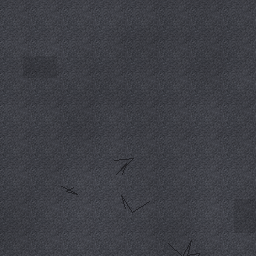
#> input picture assets/tex/asphalt.png, 256 x 256 px, given in place of gravel_05.png, which was not available
$ python gen_city.py ../assets/tex/asphalt.png
#> lines starting #> are read from the running program, lines starting #| are printed output that depends on the picture
# -*- coding: utf-8 -*-
"""Текстуры города из фотоматериалов: стены, окна, двери, асфальт, крыши.

Раньше весь город был нарисован кодом в разрешении 64 точки на секцию фасада — отсюда «мыло»
и кирпичи размером с подушку.  Здесь те же текстуры (с теми же именами) собираются заново,
вчетверо подробнее, из фотографий настоящих материалов в стиле игр конца 90-х:

  * стены, окна и двери — библиотека Classic64 (Craig Snedeker, CC0) из сборника
    github.com/M3-org/retro3d-assets;
  * разметка дорог, стеклянные фасады, витрины и вывески дорисовываются кодом.

    python tools/gen_city.py fetch      # скачать исходные материалы в .cache/model_src/m3 (git)
    python tools/gen_city.py            # собрать текстуры в assets/tex
    python tools/gen_city.py --sheet out.png

Список собранных файлов пишется в assets/tex/_photo.json: tools/gen_textures.py эти имена не трогает.
Игре исходники не нужны — она читает готовые PNG.
"""
import json
import math
import os
import subprocess
import sys

import numpy as np
from PIL import Image, ImageDraw, ImageFilter

sys.path.insert(0, os.path.dirname(os.path.abspath(__file__)))

ROOT = os.path.dirname(os.path.dirname(os.path.abspath(__file__)))
SRC = os.path.join(ROOT, '.cache', 'model_src', 'm3')
OUT = os.path.join(ROOT, 'assets', 'tex')
MANIFEST = os.path.join(OUT, '_photo.json')
REPO = 'https://github.com/M3-org/retro3d-assets'
FOLDERS = ['Bricks', 'Concrete', 'Doors', 'Windows', 'Walls', 'Roof', 'Road', 'Ground', 'Metal', 'Tiles', 'Wood',
           'Industrial', 'Misc', 'Nature']

BAY_W, FLOOR_H, GF_H = 3.5, 3.2, 4.0            # как в game/city.py
T = 256                                         # точек на секцию фасада
written = []
windows = {}                                    # имя фасада -> окна (в долях секции), для ночных огней


# ---------------------------------------------------------------------------
# инструменты
# ---------------------------------------------------------------------------
def fetch():
    if os.path.isdir(os.path.join(SRC, 'Bricks')):
        return
    os.makedirs(os.path.dirname(SRC), exist_ok=True)
    subprocess.check_call(['git', 'clone', '-q', '--filter=blob:none', '--no-checkout', '--depth', '1', REPO, SRC])
    subprocess.check_call(['git', 'sparse-checkout', 'init', '--no-cone'], cwd=SRC)
    subprocess.check_call(['git', 'sparse-checkout', 'set'] + ['/%s/Materials/' % f for f in FOLDERS], cwd=SRC)
    subprocess.check_call(['git', 'checkout', '-q'], cwd=SRC)


_cache = {}


def src(name):
    """Исходная картинка: 'Bricks/brick_red_02.jpg' -> массив RGB (float)."""
    a = _cache.get(name)
    if a is None:
        folder, fname = name.split('/')
        a = np.asarray(Image.open(os.path.join(SRC, folder, 'Materials', fname)).convert('RGB'), np.float32)
        _cache[name] = a
    return a.copy()


def img(a):
    return Image.fromarray(np.clip(a, 0, 255).astype(np.uint8), 'RGB')


def arr(im):
    return np.asarray(im.convert('RGB'), np.float32).copy()


def resize(a, w, h, how=Image.BICUBIC):
    return arr(img(a).resize((int(w), int(h)), how))


def tiled(a, w, h, nx, ny, how=Image.LANCZOS):
    """Материал, повторённый nx × ny раз на поле w × h (края стыкуются)."""
    tw, th = max(1, int(round(w / float(nx)))), max(1, int(round(h / float(ny))))
    t = resize(a, tw, th, how)
    big = np.tile(t, (int(ny) + 1, int(nx) + 1, 1))[:th * int(ny), :tw * int(nx)]
    if big.shape[0] != h or big.shape[1] != w:
        big = resize(big, w, h, Image.BILINEAR)
    return big


def tone(a, mul=(1.0, 1.0, 1.0), sat=1.0, add=0.0, contrast=1.0):
    g = (a[..., 0:1] * 0.30 + a[..., 1:2] * 0.59 + a[..., 2:3] * 0.11)
    a = g + (a - g) * sat
    m = a.mean()
    a = (a - m) * contrast + m
    return a * np.array(mul, np.float32) + add


# [6 lines left out: function recolor, not called in this run]


def smooth_noise(w, h, seed, cells=6, octaves=3):
    """Плавный шум 0..1, который стыкуется по краям."""
    r = np.random.RandomState(seed)
    out = np.zeros((h, w), np.float32)
    amp, tot = 1.0, 0.0
    for o in range(octaves):
        n = cells * (2 ** o)
        g = r.rand(n, n).astype(np.float32)
        g = np.concatenate([g, g[:, :1]], 1)
        g = np.concatenate([g, g[:1, :]], 0)
        im = Image.fromarray((g * 255).astype(np.uint8)).resize((w + w // n, h + h // n), Image.BICUBIC)
        out += np.asarray(im, np.float32)[:h, :w] / 255.0 * amp
        tot += amp
        amp *= 0.5
    return out / tot


def box(a, x0, y0, x1, y1, color):
    a[int(round(y0)):int(round(y1)), int(round(x0)):int(round(x1))] = color


def shade(a, x0, y0, x1, y1, k):
    a[int(round(y0)):int(round(y1)), int(round(x0)):int(round(x1))] *= k


# [32 lines left out: functions paste, soft_shadow, streaks, not called in this run]


def grime(a, seed, strength=0.18, cells=5):
    n = smooth_noise(a.shape[1], a.shape[0], seed, cells)
    a *= (1.0 - strength * n[..., None])


def save(a, name, colors=255, w=None, h=None):
    """Сохраняет текстуру с палитрой (как на приставках 90-х: и стиль выдержан, и файл втрое меньше)."""
    im = a if isinstance(a, Image.Image) else img(a)
    if w:
        im = im.resize((w, h), Image.LANCZOS)
    if colors and im.mode == 'RGB':
        im = im.quantize(colors, method=Image.MEDIANCUT, dither=Image.NONE)
    im.save(os.path.join(OUT, name + '.png'), optimize=True)
    written.append(name)
    return im


# ---------------------------------------------------------------------------
# материалы земли и стен
# ---------------------------------------------------------------------------
def asphalt(w, h, m_w, m_h, seed, dark=1.0):
    """Асфальт: зерно с фотографии + пятна, заплаты и трещины, чтобы плитка не повторялась на глаз."""
    a = tiled(src('Ground/gravel_05.png'), w, h, max(1, round(m_w / 0.8)), max(1, round(m_h / 0.8)))
    a = tone(a, mul=(0.60, 0.61, 0.66), sat=0.5, contrast=1.25) * dark
    n = smooth_noise(w, h, seed, 4, 4)
    a *= (0.86 + 0.26 * n[..., None])
    r = np.random.RandomState(seed + 3)
    im = img(a)
    d = ImageDraw.Draw(im)
    for _ in range(int(m_w * m_h / 9)):                 # трещины
        x, y = r.randint(0, w), r.randint(0, h)
        pts = [(x, y)]
        for _k in range(r.randint(3, 8)):
            x += r.randint(-w // 14, w // 14)
            y += r.randint(-h // 14, h // 14)
            pts.append((x, y))
        d.line(pts, fill=(34, 34, 38), width=1)
    a = arr(im)
    for _ in range(int(m_w * m_h / 14)):                # заплаты посветлее и потемнее
        x, y = r.randint(0, w - 8), r.randint(0, h - 8)
        ww, hh = r.randint(w // 16, w // 6), r.randint(h // 16, h // 6)
        a[y:y + hh, x:x + ww] *= r.choice([0.86, 0.9, 1.07])
    return a


def gen_ground():
    save(asphalt(256, 256, 6, 6, 1), 'asphalt')

    # тротуар: плиты 0.75 м, плитка текстуры — 3 м
    a = tiled(src('Concrete/concrete_tile_01.jpg'), 256, 256, 3, 3)       # плиты по полметра
    a = tone(a, mul=(0.80, 0.80, 0.79), sat=0.6, contrast=1.1)
    grime(a, 11, 0.16)
    save(a, 'sidewalk')

    a = tiled(src('Concrete/concrete_01.png'), 256, 256, 2, 2)
    a = tone(a, mul=(0.86, 0.86, 0.85), sat=0.4)
    grime(a, 12, 0.14)
    save(a, 'concrete')

    a = tiled(src('Bricks/brick_red_04.jpg'), 256, 256, 5, 5)          # глухие стены: 4 м на плитку
    grime(a, 13, 0.22)
    save(a, 'brick')

    a = tiled(src('Tiles/tile_clean_tan.png'), 256, 256, 4, 4)            # плитка на площадях
    a = tone(a, mul=(0.80, 0.76, 0.72), sat=0.8, contrast=1.3)
    grime(a, 14, 0.2)
    save(a, 'pavers')

    a = tiled(src('Ground/grass_02.png'), 256, 256, 3, 3)
    a = tone(a, mul=(0.82, 0.95, 0.74))
    n = smooth_noise(256, 256, 15, 4)
    a *= (0.84 + 0.3 * n[..., None])
    save(a, 'grass')

    a = tiled(src('Ground/dirt_0.png'), 256, 256, 3, 3)
    a = tone(a, mul=(1.05, 1.0, 0.92))
    grime(a, 16, 0.25)
    save(a, 'dirt')

    a = tiled(src('Ground/sand_02.png'), 256, 256, 2, 2)
    a = tone(a, mul=(1.06, 1.02, 0.92))
    n = smooth_noise(256, 256, 17, 5)
    a *= (0.92 + 0.14 * n[..., None])
    save(a, 'sand')

    # скалы на крутых склонах (рельеф за городом)
    a = tiled(src('Ground/rocks_04.png'), 256, 256, 2, 2)
    a = tone(a, mul=(0.80, 0.79, 0.77), sat=0.5, contrast=1.25)
    n = smooth_noise(256, 256, 19, 5)
    a *= (0.84 + 0.3 * n[..., None])
    save(a, 'rock')

    a = tiled(src('Ground/gravel_02.png'), 256, 256, 4, 4)
    a = tone(a, mul=(1.5, 1.5, 1.52), sat=0.5)
    grime(a, 18, 0.2)
    save(a, 'roof_gravel')

    a = tiled(src('Concrete/concrete_13.png'), 256, 256, 2, 2)
    a = tone(a, mul=(0.40, 0.40, 0.43), contrast=1.6)
    for k in range(1, 4):                                              # швы рубероида
        shade(a, 0, k * 64 - 1, 256, k * 64 + 1, 0.72)
    grime(a, 19, 0.3)
    save(a, 'roof_tar')

    a = tiled(src('Roof/roof_old_2.png'), 256, 256, 6, 6)
    grime(a, 20, 0.2)
    save(a, 'roof_tiles')

    a = tiled(src('Wood/wood_planks_4.png'), 256, 256, 2, 2)
    save(a, 'wood')

    a = tiled(src('Roof/roof_metal_01.jpg'), 256, 256, 2, 2)
    a = tone(a, mul=(0.92, 0.94, 0.97), sat=0.3)
    streaks(a, 21, 0.2)
    save(a, 'corrugated')


# [40 lines left out: function gen_roads, not called in this run]


# ---------------------------------------------------------------------------
# фасады: одна секция = 3.5 × 3.2 м = 256 × 256 точек
# ---------------------------------------------------------------------------
def wall(material, m_tile, w=T, h=T, m_w=BAY_W, m_h=FLOOR_H, **tn):
    a = tiled(src(material), w, h, max(1, int(round(m_w / m_tile))), max(1, int(round(m_h / m_tile))))
    return tone(a, **tn) if tn else a


# [34 lines left out: functions put_window, trim, not called in this run]


def reg(name, rects, w=T, h=T):
    windows[name] = [(x0 / float(w), y0 / float(h), x1 / float(w), y1 / float(h)) for (x0, y0, x1, y1) in rects]


def floor_line(a, k=0.86):
    shade(a, 0, a.shape[0] - 3, a.shape[1], a.shape[0], k)


# [458 lines left out: functions gen_facades, glass, gen_night, store_glass, gen_groundfloors, gen_details, not called in this run]


# ---------------------------------------------------------------------------
# зелень: кроны деревьев, кора, живая изгородь
# ---------------------------------------------------------------------------
def src_rgba(name):
    folder, fname = name.split('/')
    return Image.open(os.path.join(SRC, folder, 'Materials', fname)).convert('RGBA')


# [132 lines left out: functions _fronds, _scatter, _hard_alpha, gen_nature, _grey, gen_props and 1 more, not called in this run]


def main():
    args = sys.argv[1:]
    if args[:1] == ['fetch']:
        fetch()
        return
    fetch()
    os.makedirs(OUT, exist_ok=True)
    gen_ground()
#> in tiled, `tw, th = max(1, int(round(w / float(nx)))), max(1, int(round(h / float..`: tw = 32
#> in img, returned value is the input picture: PIL image 256x256 RGB; mean R, G, B 61.8, 63.1, 69.5
#> in tone, `m = a.mean()`: m = 64.1
#> after the loop in smooth_noise, `for o in range(octaves):`:
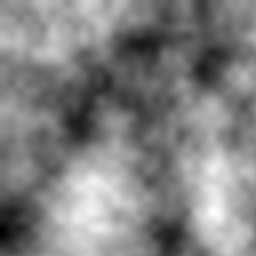
#> out: shape (256, 256) float32; min 0.184, max 1.4, mean 0.804; drawn with min black and max white
#> after the loop in smooth_noise, `for o in range(octaves):`: amp = 0.0625; tot = 1.88
#> after the loop in asphalt, `for _ in range(int(m_w * m_h / 14)):`:
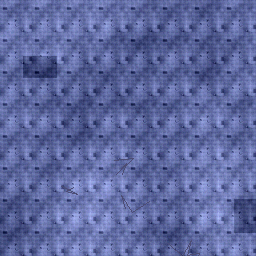
#> a: shape (256, 256, 3) float32; mean R, G, B 35.7, 36.8, 42.4; drawn with min black and max white
#> call 2 of src, with name = 'Concrete/concrete_tile_01.jpg'
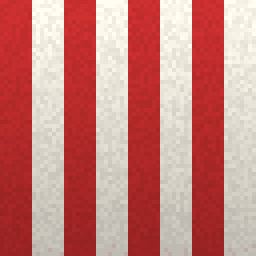
#> input picture assets/tex/awning_a.png, 64 x 64 px, given in place of concrete_tile_01.jpg, which was not available (shown 4 times larger)
#> in img, returned value is the input picture: PIL image 64x64 RGB; mean R, G, B 199.8, 129.2, 123.6
#> call 2 of smooth_noise, with w = 256, h = 256, seed = 11, cells = 5, octaves = 3
#> after the loop in smooth_noise (call 2), `for o in range(octaves):`:
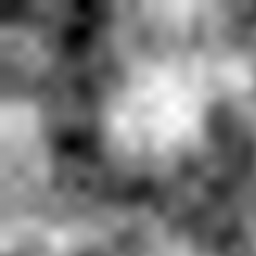
#> out: shape (256, 256) float32; min 0.11, max 1.54, mean 0.823; drawn with min black and max white
#> after the loop in smooth_noise (call 2), `for o in range(octaves):`: amp = 0.125; tot = 1.75
#> in grime, `a *= (1.0 - strength * n[..., None])`:
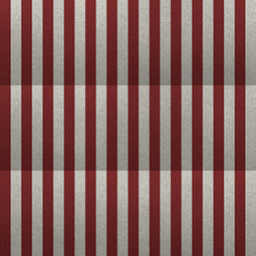
#> a: shape (256, 256, 3) float32; mean of channels 0, 1, 2 135.2, 100.6, 96.8; drawn as R, G, B
#> call 3 of tone, with mul = (0.86, 0.86, 0.85), sat = 0.4, add = 0, contrast = 1
#> in tone (call 3), `a = g + (a - g) * sat`:
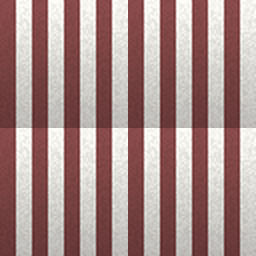
#> a: shape (256, 256, 3) float32; mean of channels 0, 1, 2 169.7, 141.4, 139.2; drawn as R, G, B
#> in tone (call 3), `m = a.mean()`: m = 150.1
#> the loop in smooth_noise (call 3), `for o in range(octaves):` made 3 passes
#> pass 2, in smooth_noise (call 3), `im = Image.fromarray((g * 255).astype(np.uint8)).resize((w + w // n, h..`:
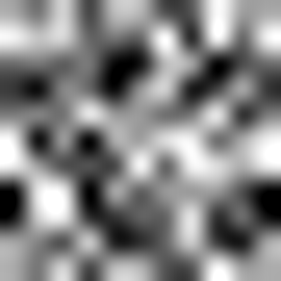
#> im: PIL image 281x281 L; min 0, max 255, mean 132.2
#> after the loop in smooth_noise (call 3), `for o in range(octaves):`: amp = 0.125; tot = 1.75
    gen_roads()
    gen_facades()
    gen_night()
    gen_groundfloors()
    gen_details()
    gen_nature()
    gen_props()
    with open(MANIFEST, 'w', encoding='utf-8') as f:
        json.dump({'textures': sorted(written),
                   'windows': {k: [[round(v, 4) for v in r] for r in rs] for k, rs in sorted(windows.items())}},
                  f, indent=1, sort_keys=True)
    size = sum(os.path.getsize(os.path.join(OUT, n + '.png')) for n in written)
    print('текстур города: %d, %d КБ' % (len(written), size // 1024))
    if '--sheet' in args:
        contact_sheet(args[args.index('--sheet') + 1])


if __name__ == '__main__':
#> (the run stopped early here; a loop or call above may not have finished)
